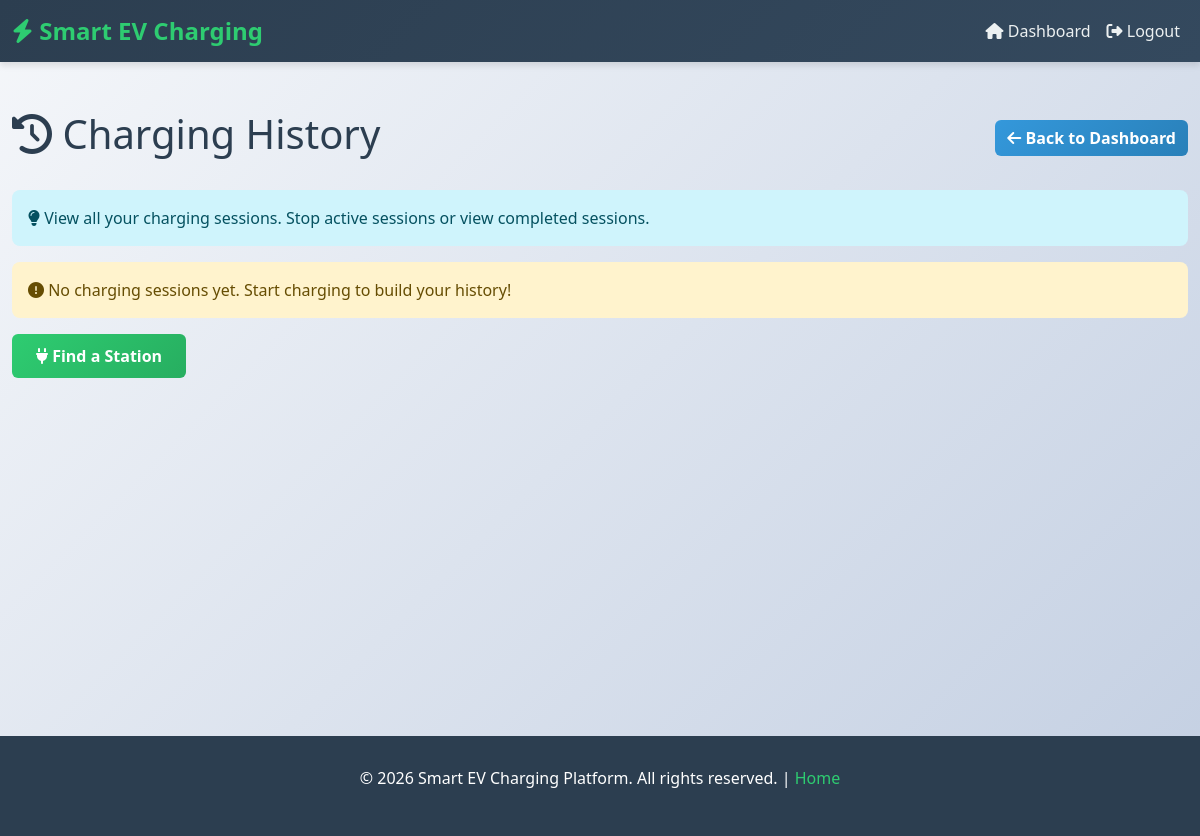
Before: /user/history (signed in) with the older database file.
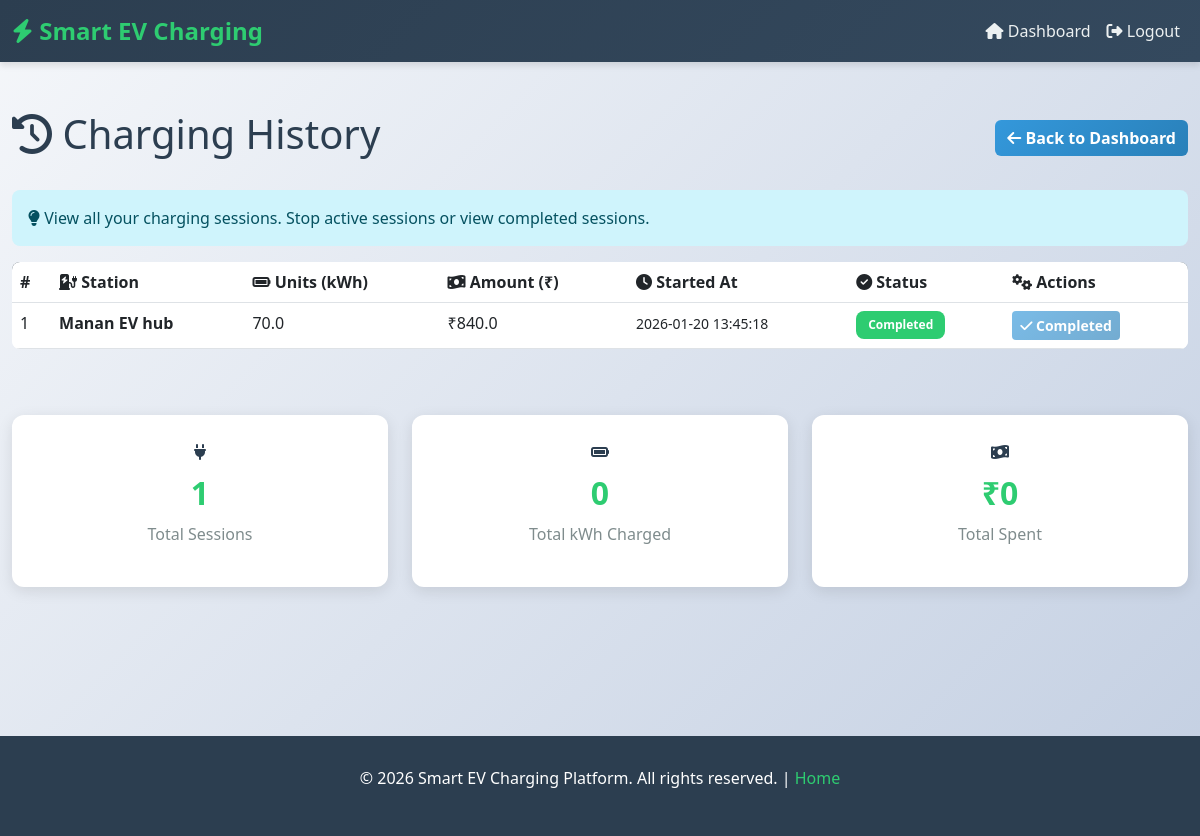
After: the same page with the newer database file.
### tables this page shows
CREATE TABLE charging_sessions (
        id INTEGER PRIMARY KEY AUTOINCREMENT,
        user_id INTEGER,
        station_name TEXT,
        units REAL,
        amount REAL,
        tx_hash TEXT,
        status TEXT,
        started_at TIMESTAMP DEFAULT CURRENT_TIMESTAMP,
        completed_at TIMESTAMP,
        duration_minutes INTEGER
    );

### routes/station_routes.py (the view)
@station_bp.route("/user/history")
def charging_history():
    if session.get("role") != "user":
        return redirect("/login")
    conn = get_db()
    cur = conn.cursor()
    cur.execute("""
        SELECT id, station_name, units, amount, tx_hash, status, started_at, completed_at
        FROM charging_sessions
        WHERE user_id=?
        ORDER BY id DESC
    """, (session.get("user_id"),))
    history = cur.fetchall()
    conn.close()
    return render_template("charging_history.html", history=history)

### models/db.py (called while the page is built)
def get_db():
    return sqlite3.connect("database/ev.db")

### templates/charging_history.html (shortened to what this page needs)
{% extends "base.html" %}
{% block content %}
<div class="d-flex justify-content-between align-items-center mb-4">
    <h1><i class="fas fa-history"></i> Charging History</h1>
    <a href="/user/dashboard" class="btn btn-secondary">
        <i class="fas fa-arrow-left"></i> Back to Dashboard
    </a>
</div>
<div class="alert alert-info">
    <i class="fas fa-lightbulb"></i> View all your charging sessions. Stop active sessions or view completed sessions.
</div>
{% if history %}
<div class="table-responsive">
    <table class="table table-hover">
        <thead>
            <tr>
                <th>#</th>
                <th><i class="fas fa-charging-station"></i> Station</th>
                <th><i class="fas fa-battery-full"></i> Units (kWh)</th>
                <th><i class="fas fa-money-bill-wave"></i> Amount (₹)</th>
                <th><i class="fas fa-clock"></i> Started At</th>
                <th><i class="fas fa-check-circle"></i> Status</th>
                <th><i class="fas fa-cogs"></i> Actions</th>
            </tr>
        </thead>
        <tbody>
            {% set total_units = 0 %}
            {% set total_amount = 0 %}
            {% for h in history %}
            {% if h[5] != 'Cancelled' and h[2] is not none and h[3] is not none %}
                {% set total_units = total_units + h[2] %}
                {% set total_amount = total_amount + h[3] %}
            {% endif %}
            <tr>
                <td>{{ loop.index }}</td>
                <td><strong>{{ h[1] }}</strong></td>
                <td>{{ h[2] }}</td>
                <td>₹{{ h[3] }}</td>
                <td>
                    <small>{{ h[6][:19] if h[6] else 'N/A' }}</small>
                </td>
                <td>
                    {% if h[5] == "Completed" %}
                        <span class="badge" style="background-color: #2ecc71;">Completed</span>
                    {% elif h[5] == "Active" %}
                        <span class="badge" style="background-color: #f39c12;">Active</span>
                    {% elif h[5] == "Cancelled" %}
                        <span class="badge" style="background-color: #95a5a6;">Cancelled</span>
                    {% else %}
                        <span class="badge badge-warning">{{ h[5] }}</span>
                    {% endif %}
                </td>
                <td>
                    {% if h[5] == "Active" %}
                        <button class="btn btn-sm btn-danger stop-btn" data-session-id="{{ h[0] }}">
                            <i class="fas fa-stop-circle"></i> Stop
                        </button>
                    {% else %}
                        <button class="btn btn-sm btn-secondary" disabled>
                            <i class="fas fa-check"></i> {{ h[5] }}
                        </button>
                    {% endif %}
                </td>
            </tr>
            {% endfor %}
        </tbody>
    </table>
</div>
<div class="mt-large">
    <div class="row">
        <div class="col-md-4">
            <div class="stat-box">
                <i class="fas fa-plug"></i>
                <h3>{{ history|length }}</h3>
                <p>Total Sessions</p>
            </div>
        </div>
        <div class="col-md-4">
            <div class="stat-box">
                <i class="fas fa-battery-full"></i>
                <h3>{{ total_units }}</h3>
                <p>Total kWh Charged</p>
            </div>
        </div>
        <div class="col-md-4">
            <div class="stat-box">
                <i class="fas fa-money-bill-wave"></i>
                <h3>₹{{ total_amount }}</h3>
                <p>Total Spent</p>
            </div>
        </div>
    </div>
</div>
{% else %}
<div class="alert alert-warning">
    <i class="fas fa-exclamation-circle"></i> No charging sessions yet. Start charging to build your history!
</div>
<a href="/user/stations" class="btn btn-primary">
    <i class="fas fa-plug"></i> Find a Station
</a>
{% endif %}
{% endblock %}

Changed rows visible on the page:
now on this page (row edited): charging_sessions: station_name "Manan EV hub", units "70.0", amount "840.0", started_at "2026-01-20 13:45:18", shows "Completed", status "Completed"
Other visible differences:
{{ history|length }}: (not shown) → "1"
{{ total_units }}: (not shown) → "0"
{{ total_amount }}: (not shown) → "0"
text no longer shown: "No charging sessions yet. Start charging to build your history! Find a Station"
text now shown: "# Station Units (kWh) Amount (₹) Started At Status Actions Total Sessions Total kWh Charged ₹ Total Spent"
